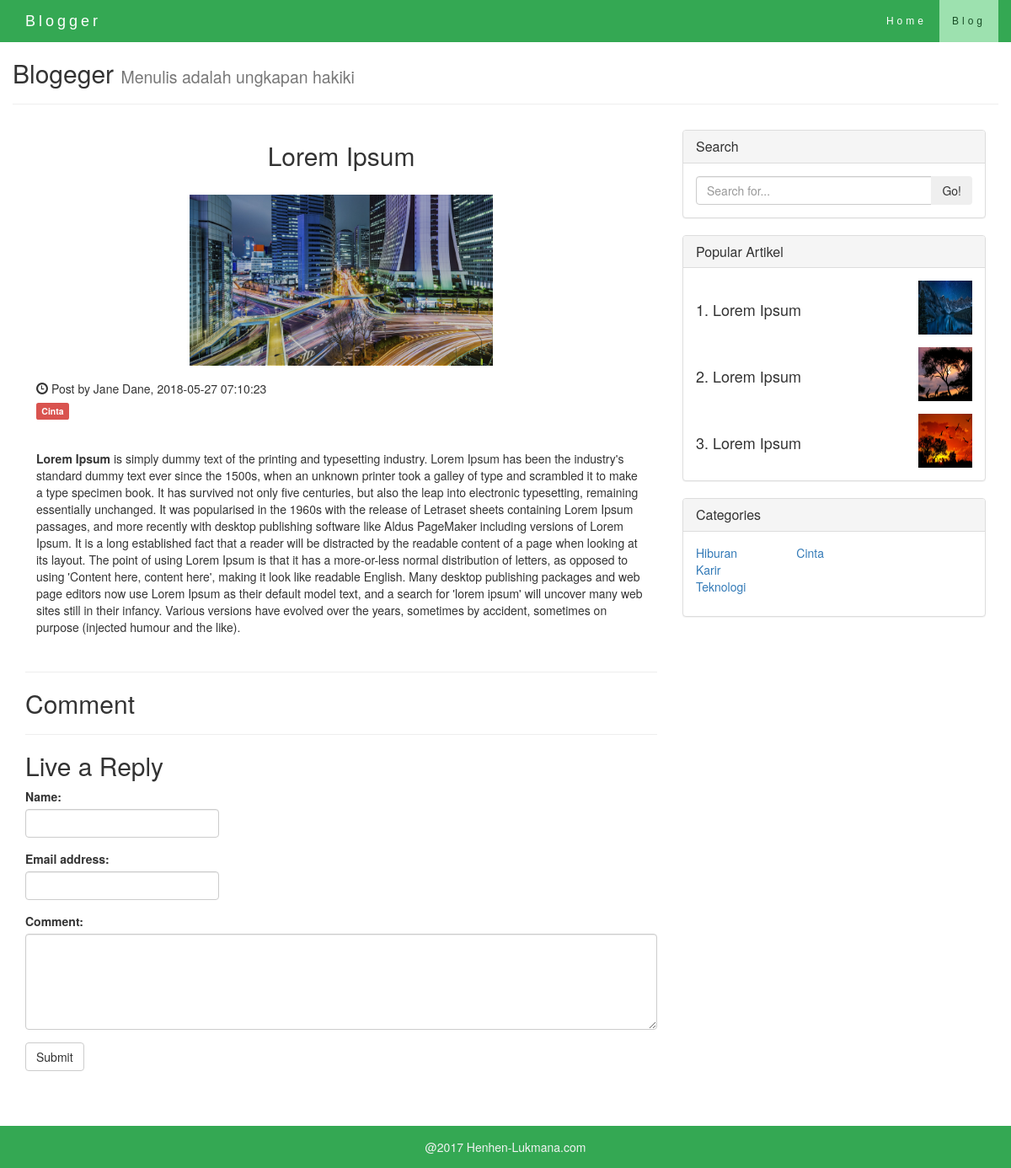
The page /post.php?id=1 on the database its author committed.
### tables this page shows
CREATE TABLE `artikel` (
  `id_artikel` int(30) NOT NULL,
  `judul` varchar(400) NOT NULL,
  `isi` varchar(5000) NOT NULL,
  `waktu` timestamp NOT NULL DEFAULT CURRENT_TIMESTAMP,
  `gambar` varchar(200) NOT NULL,
  `id_kategori` int(30) NOT NULL,
  `hitung` int(100) NOT NULL DEFAULT '0'
);

CREATE TABLE `tags` (
  `id_tag` int(11) NOT NULL,
  `judul_tag` varchar(11) NOT NULL
);

### function/blog.php (called while the page is built, shortened)
<?php
function result ($query) {
  global $link;
  if ($result = mysqli_query($link, $query) or die ('gagal menampilkan data')){
  return $result;
  }
}
function tampil_kategori() {
  $query = "SELECT *  FROM tags ORDER BY id_tag DESC LIMIT 3";
  return result ($query);
}
function tampil_kategori2() {
  $query = "SELECT *  FROM tags ORDER BY id_tag DESC LIMIT 3 offset 3";
  return result ($query);
}
function tampilkan_per_id($id) {
  $query= "SELECT artikel.id_artikel, artikel.judul, artikel.isi, artikel.gambar, artikel.waktu, tags.judul_tag
           FROM artikel
           LEFt JOIN tags ON artikel.id_kategori = tags.id_tag;";
           return result ($query);
}
function popular_artikel($koko) {
$query ="SELECT * FROM `artikel` ORDER BY hitung DESC LIMIT $koko";
return result ($query);
}
function excerpt_popular ($string) {
  $string = substr($string, 0, 15);
  return $string;
}
?>

### post.php (the view, shortened to what this page needs)
<?php require_once 'core/init.php' ?>
<?php require_once 'view/header.php' ?>
<?php
$popular = popular_artikel(3);
$kategori = tampil_kategori();
$kategori2 = tampil_kategori2();
$id = $_GET['id'];
if (isset($_GET['id'])) {
$artikel = tampilkan_per_id($id);
    while ($row = mysqli_fetch_assoc ($artikel)) {
    $judul = $row ['judul'];
    $konten =$row ['isi'];
    $tag = $row ['judul_tag'];
    $image = $row ['gambar'];
    $waktu = $row ['waktu'];
  }
}
 ?>
<section>
  <div class="col-md-8 ">
  <div class=" artikel col- md-12">
  <div class="thumbnail">
  <h2 class="text-center title"><?=$judul; ?></h2>
    <img src="gambar/blog/<?=$image;?>" alt="..." width="360" height="124">
    <div class="caption">
   <h5><span class="glyphicon glyphicon-time"></span> Post by Jane Dane, <?=$waktu; ?></h5>
    <h5><span class="label label-danger"><?=$tag;?></span></h5><br>
      <p><?=$konten; ?></p>
    </div>
  </div>
<hr>
<h2 class="text-left">Comment</h2>
<hr>
<h2 class="text-left">Live a Reply</h2>
<form action="" method="post">
<div class="form-group row">
<div class="col-xs-4">
  <label for="name">Name:</label>
  <input type="text" class="form-control" name="nama"  id="name">
</div>
</div>
<div class="form-group row">
<div class="col-xs-4">
  <label for="email">Email address:</label>
  <input type="email" class="form-control" name="email" id="email">
</div>
</div>
<div class="form-group">
<label for="comment">Comment:</label>
<textarea class="form-control" rows="5" id="comment" name="komentar"></textarea>
</div>
<button type="submit" name="submit" class="btn btn-default">Submit</button>
</form>
  </div>
  </div>
<div class=" sidebar col-md-4">
        <div class="panel panel-default">
          <div class="panel-heading">
            <form action="cari.php" method="get">
       <h5 class=" panel-title" >Search</h5></div>
          <div class="panel-body">
            <div class="input-group">
              <input type="text" class="form-control" name="cari" placeholder="Search for...">
              <span class="input-group-btn">
                <button class="btn btn-secondary" type="button" name="go">Go!</button>
              </span>
            </div>
          </div>
        </div>
          <div class="panel panel-default">
             <div class="panel-heading">
         <h5 class=" panel-title">Popular Artikel</h5></div>
            <div class="panel-body">
  <?php if ($num=!0){
    $no=1;
   while ($row= mysqli_fetch_assoc ($popular)): ?>
  <div class="media">
  <div class="media-body">
    <h4 class="media-heading" style="padding-top:25px;"> <?php echo $no.'. '. excerpt_popular ($row['judul']); ?></h4>
  </div>
   <div class="media-right">
    <a href="#">
      <img class="media-object" src="gambar/blog/<?php echo $row['gambar']; ?>" alt="foto profil" height="64px" width="64px">
    </a>
  </div>
  </div>
  <?php $no++; endwhile; } ?>
       </div>
     </div>
        <div class="panel panel-default">
      <div class="panel-heading">
       <h5 class=" panel-title">Categories</h5></div>
          <div class="panel-body">
            <div class="row">
              <div class="col-lg-4">
                <ul class="list-unstyled mb-0">
                  <?php while ($row= mysqli_fetch_assoc ($kategori)): ?>
                    <li>
                    <a href="kategori.php?id=<?= $row['id_tag']; ?>"><?php echo $row['judul_tag'];?></a>
                  </li>
                <?php endwhile; ?>
                </ul>
              </div>
              <div class="col-lg-4">
                <ul class="list-unstyled mb-0">
                  <?php while ($row2= mysqli_fetch_assoc ($kategori2)): ?>
                    <li>
                    <a href="kategori.php?id=<?= $row2['id_tag']; ?>"><?php echo $row2['judul_tag'];?></a>
                  </li>
                <?php endwhile; ?>
                </ul>
              </div>
              <div class="col-lg-4">
              </div>
            </div>
          </div>
        </div>
      </div>
  </div>
</div>
<?php require_once 'view/footer.php' ?>

### view/css/style.css (style rules this page uses)
body { background-color: #ffffff; }
.artikel { background-color: #fff; margin-top:0; margin-bottom:65px; height:auto; width:100%; }
.artikel .thumbnail { border:0; box-shadow: none; }
.artikel .title { margin-bottom: 30px; }
.sidebar { margin-top :10px; }

### rows shown on the page
artikel: judul "Lorem Ipsum", gambar (picture), waktu "2018-05-27 07:10:23", isi "Lorem Ipsum is simply dummy text of the printing and typesetting industry. Lorem Ipsum has been the industry's standard dummy text ever since the 1500s, when an unknown printer took a galley of type and scrambled it to make a type specimen book. It has survived not only five centuries, but also the leap into electronic typesetting, remaining essentially unchanged. It was popularised in the 1960s with the release of Letraset sheets containing Lorem Ipsum passages, and more recently with desktop publishing software like Aldus PageMaker including versions of Lorem Ipsum. It is a long established fact that a reader will be distracted by the readable content of a page when looking at its layout.…"
tags: judul_tag "Cinta"
artikel: judul "Lorem Ipsum", gambar (picture)
artikel: judul "Lorem Ipsum", gambar (picture)
artikel: judul "Lorem Ipsum", gambar (picture)
tags: judul_tag "Hiburan"
tags: judul_tag "Karir"
tags: judul_tag "Teknologi"
